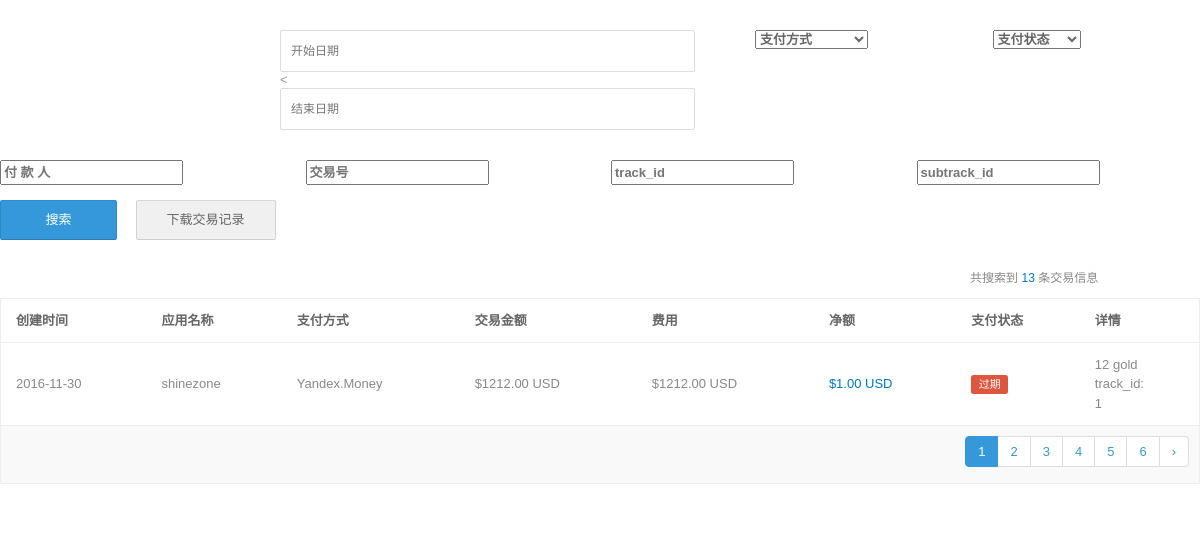
/fxdev-new.shinezone.com/payments.php, run on the app's committed database.
### tables this page shows
CREATE TABLE `pay` (
  `Id` int(11) NOT NULL,
  `TransactionId` char(32) DEFAULT '' COMMENT '订单Id or 交易号',
  `AppName` char(32) DEFAULT '' COMMENT '应用名称',
  `Payer` varchar(64) DEFAULT '' COMMENT '支付用户',
  `PaymentMethod` varchar(32) DEFAULT '' COMMENT '支付方式',
  `Status` tinyint(3) DEFAULT '0' COMMENT '支付状态 0:未支付 1:支付完成 2:支付失败 3:退款中 4:退款完成',
  `Currency` char(3) DEFAULT '' COMMENT '货币类型',
  `TotalAmount` decimal(10,2) DEFAULT NULL COMMENT '充值金额',
  `FeeAmount` decimal(10,2) DEFAULT NULL COMMENT '税金额 or 费用',
  `NetAmount` decimal(10,2) DEFAULT NULL COMMENT '净额',
  `TrackId` varchar(32) DEFAULT '' COMMENT '第三方支付 订单Id',
  `SubTrackId` varchar(32) DEFAULT '' COMMENT 'CP子跟踪Id',
  `TradeInfo` varchar(255) DEFAULT '' COMMENT '交易详情',
  `CreateDate` datetime DEFAULT NULL COMMENT '创建时间',
  PRIMARY KEY (`Id`)
);

### fxdev-new.shinezone.com/functions/Mysql.php (called while the page is built, shortened)
<?php
class DB
{
	private static $_pdoObjectsArr = array();
	private static $_connectionStrsArr = array();
	private static $_usernameArr = array();
	private static $_passwordArr = array();
	private static $_fetchMode = \PDO::FETCH_ASSOC;
	private static $_driverOptions = array();
	public static function setConnectionInfo($dbNumber, $hostname, $port, $username, $password, $dbname)
	{
		self::$_connectionStrsArr[$dbNumber] = "mysql:host=$hostname;port=$port;dbname=$dbname;";
		self::$_usernameArr[$dbNumber] = $username;
		self::$_passwordArr[$dbNumber] = $password;
	}
	public static function fetchOne($dbNumber, $sql, array $params = array())
	{
		$statement = self::_query($dbNumber, $sql, $params);
		return $statement->fetchColumn(0);
	}
	public static function fetchAll($dbNumber, $sql, array $params = array())
	{
		$statement = self::_query($dbNumber, $sql, $params);
		return $statement->fetchAll(self::$_fetchMode);
	}
	private static function _connect($dbNumber)
	{
		try{
				self::$_pdoObjectsArr[$dbNumber] = new \PDO(
					self::$_connectionStrsArr[$dbNumber],
					self::$_usernameArr[$dbNumber],
					self::$_passwordArr[$dbNumber],
					self::$_driverOptions
				);
		} catch (\PDOException $e) {
			if (class_exists('XLog'))
			{
				XLog::formatLog("PDOException", $e->getMessage(), XLog::$errorFile);
			}
			echo $e->getMessage();exit;
		}
	}
	private static function _query($dbNumber, $sql, $params = array())
	{
		$statement = self::$_pdoObjectsArr[$dbNumber]->prepare($sql, self::$_driverOptions);
		if((!$statement->execute($params)) || ($statement->errorCode() != '00000')) {
			$errorInfo = $statement->errorInfo();
			$mes = "Database error [{$errorInfo[0]}]: {$errorInfo[2]}, sql: $sql, params: ".json_encode($params).", driver error code is $errorInfo[1]";
			throw new \PDOException($mes);
		}
		return $statement;
	}
}

### fxdev-new.shinezone.com/functions/XLog.php (called while the page is built, shortened)
<?php
class XLog
{
    public static function getSystemType()
    {
        return 0;
    }
    public static function processFileName($filename, $flag)
    {
        return $filename;
    }
    public static function formatLog($title, $body, $file)
    {
        $file  = XLog::processFileName($file, XLog::getSystemType());
        $title = str_pad($title, 48, ' ', STR_PAD_RIGHT);
    }
}

### fxdev-new.shinezone.com/functions/Functions.php (the view, shortened to what this page needs)
<?php
require_once __DIR__ . "/Debug.php";
require_once __DIR__ . "/XLog.php";
require_once __DIR__ . '/Mysql.php';
function getParams()
{
    static $params;
    if (empty($params))
    {
        $params  = require_once __DIR__. "/Params.php";
    }
    return $params;
}
function search()
{
    $post     = getPostInfo();
    $page     = isset($post['page']) ? $post['page'] : 1;
    $count    = getParams()['rowsPerPage'];
    $start    = ($page-1) * $count;
    $curTime  = date('Y-m-d H:i:s');
    $condition= " `CreateDate` <= '{$curTime}' ";
    $sql      = "SELECT * FROM pay WHERE {$condition}  ORDER BY `CreateDate` DESC LIMIT {$start}, {$count}";
    $total    = intval(DB::fetchOne(DB_NUMBER, "SELECT count(*) FROM pay WHERE {$condition}"));
    $pageInfo = DB::fetchAll(DB_NUMBER, $sql);
    return array('pageInfo' => $pageInfo, 'count' => $total);
}
function getNavPageInfo($total)
{
    $post        = getPostInfo();
    $count       = getParams()['rowsPerPage'];
    $pageNum     = ceil($total / $count);
    $page        = isset($post['page']) ? $post['page'] : 0;
    $start       = isset($post['start']) ? $post['start'] : 0;
    if (!$page || $page==1) {
        $curPage = 1;
        $start   = 1;
        $end     = min(($start + 5), $pageNum);
    }
    $pageInfo    = array(
        'date_start'    => isset($post['date_start']) ? $post['date_start'] : '' ,
        'date_end'      => isset($post['date_end']) ? $post['date_end'] : '' ,
        'payer_name'    => isset($post['payer_name']) ? $post['payer_name'] : '' ,
        'payment_state' => isset($post['payment_state']) ? $post['payment_state'] : '' ,
        'pm_id'         => isset($post['pm_id']) ? $post['pm_id'] : '' ,
        'track_id'      => isset($post['track_id']) ? $post['track_id'] : '' ,
        'subtrack_id'   => isset($post['subtrack_id']) ? $post['subtrack_id'] : '' ,
        'c'             => time()
    );
    $navPageInfo =  '';
    $navPageInfo .= '<nav>';
    $navPageInfo .= '<ul class="pagination" style="margin: 10px">';
    $range       = range($start, $end);
    foreach($range as $thisPage)
    {
        $tmp         = $pageInfo;
        $tmp['page'] = $thisPage;
        $tmp['start']= $start;
        $queryStr    = http_build_query($tmp);
        if ($thisPage == $curPage)
        {
            $navPageInfo      .= '<li class="active">';
        } else {
            $navPageInfo      .= '<li>';
        }
        $navPageInfo      .= '<a href="payments.php?'.$queryStr.'">'.$thisPage.'</a>';
        $navPageInfo      .= '</li>';
    }
    if ($end < $pageNum)
    {
        $tmp         = $pageInfo;
        $tmp['page'] = $end;
        $tmp['start']= $end;
        $tmp['next'] = 1;
        $queryStr    = http_build_query($tmp);
        $navPageInfo      .= '<li>';
        $navPageInfo      .= '<a href="payments.php?'.$queryStr.'">›</a>';
        $navPageInfo      .= '</li>';
    }
    $navPageInfo .= '</ul>';
    $navPageInfo .= '</nav>';
    return $navPageInfo;
}
function getCurrencySymbol($currency)
{
    switch ($currency) {
        case 'USD' :
            return '$';
    }
}
function displayDetailList($result)
{
    $displayStr    = '';
    foreach ($result as $value) {
        $displayStr .= '<tr>';
        $displayStr .= '<td>'.date('Y-m-d', strtotime($value['CreateDate'])).'</td>';
        $displayStr .= '<td>'.$value['AppName'].'</td>';
        $displayStr .= '<td>'.getPaymentTypes()[$value['PaymentMethod']].'</td>';
        $displayStr .= '<td>'.getCurrencySymbol($value['Currency'])."{$value['TotalAmount']} {$value['Currency']}".'</td>';
        $displayStr .= '<td>'.getCurrencySymbol($value['Currency'])."{$value['FeeAmount']} {$value['Currency']}".'</td>';
        $displayStr .= '<td><a href="https://payssion.com/account/payments/detail?id='.$value['TransactionId'].'" target="_parent">'.getCurrencySymbol($value['Currency']) .
                        $value['NetAmount'].' '.$value['Currency'].'</a></td>';
        if ($value['Status']==1)
        {
            $displayStr .= '<td><span class="label label-success">'.'已付款'.'</span></td>';
        }
        elseif ($value['Status']==0)
        {
            $displayStr .= '<td><span class="label label-primary">'.'未付款'.'</span></td>';
        }
        else
        {
            $displayStr .= '<td><span class="label label-danger">'.'过期'.'</span></td>';
        }
        $displayStr  .= '<td>'.$value['TradeInfo'].'<br>track_id:<br>'.$value['TrackId'].'</td>';
        $displayStr  .= '</tr>';
    }
    return $displayStr;
}
function getPaymentTypes()
{
    return array(
        'alipay_cn' => 'Alipay',
        'bitcoin'   => 'Bitcoin' ,
        'boleto_br' => 'Boleto' ,
        'cashu'     => 'CashU',
        'ideal_nl'  => 'iDeal',
        'neosurf'   => 'Neosurf',
        'onecard'   => 'OneCard' ,
        'paysafecard' => 'Paysafecard',
        'qiwi'      => 'QIWI' ,
        'sofort'    => 'SOFORT' ,
        'tenpay_cn' => 'Tenpay' ,
        'webmoney'  => 'WebMoney',
        'yamoney'   => 'Yandex.Money'
    );
}
function getPostInfo()
{
    return array_merge($_POST, $_GET);
}
function getSelectInfo()
{
    $post    = getPostInfo();
    if (isset($post['pm_id']) && $post['pm_id'])
    {
        $paymentId   = $post['pm_id'];
        $paymentInfo = '<option value="">支付方式</option>';
    }
    else
    {
        $paymentId   = '';
        $paymentInfo = '<option value="" selected>支付方式</option>';
    }
    $paymentTypes = getPaymentTypes();
    foreach($paymentTypes as $type => $name)
    {
        if ($type == $paymentId)
        {
            $paymentInfo .= '<option value="'.$type.'" selected>'.$name.'</option>';
        }
        else
        {
            $paymentInfo .= '<option value="'.$type.'">'.$name.'</option>';
        }
    }
    return $paymentInfo;
}

### data on the page
pay: CreateDate "2016-11-30", AppName "shinezone", PaymentMethod "Yandex.Money", Currency "$", TotalAmount "1212.00", Currency "USD", FeeAmount "1212.00", NetAmount "1.00", Status "过期", TradeInfo "12 gold", TrackId "1"

### other printed values
$total "13"
$thisPage "1"
$thisPage "2"
$thisPage "3"
$thisPage "4"
$thisPage "5"
$thisPage "6"
